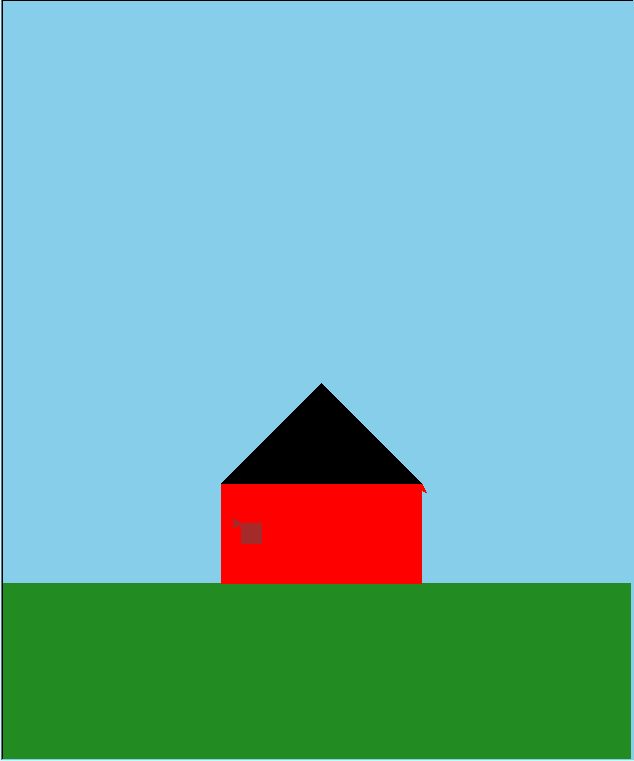

The script that drew this image:
import turtle

joey = turtle.Turtle()
rico = turtle.Turtle()
ethan = turtle.Turtle()


joey.speed(15)
rico.speed(15)
ethan.speed(15)


joey.color("forest green")

joey.penup()
joey.begin_fill()
joey.penup()
joey.goto(0, -200)
joey.pendown()
joey.left(180)
joey.forward(321)
joey.left(90)
joey.forward(175)
joey.left(90)
joey.forward(630)
joey.left(90)
joey.forward(175)
joey.left(90)
joey.forward(321)
joey.end_fill()
joey.pendown()

turtle.bgcolor("Sky blue")


rico.color("red")
rico.begin_fill()
rico.goto(-100, -100)
rico.right(90)
rico.forward(100)
rico.left(90)
rico.forward(200)
rico.left(90)
rico.forward(100)
rico.goto(0, 0)
rico.goto(-100, -100)
rico.goto(100, -100)
rico.end_fill()


ethan.color("black")
ethan.begin_fill()
ethan.goto(-100, -100)
ethan.goto(100, -100)
ethan.goto(0, 0)
ethan.end_fill()
ethan.penup()
ethan.goto(-80, -140)
ethan.pendown()

ethan.begin_fill()
ethan.color("brown")


def square(sidelength):
    for i in range(4):
        ethan.forward(sidelength)
        ethan.right(90)


for i in range(1):
    square(20)
ethan.end_fill()

turtle.exitonclick()
